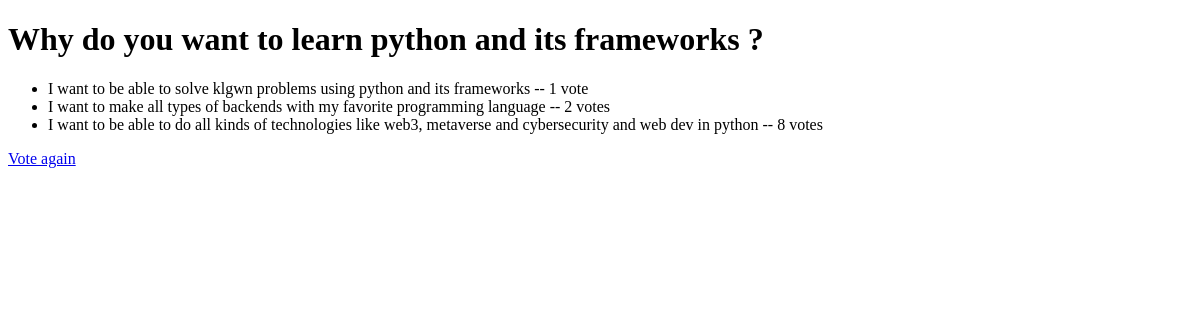
/polls/4/result/, run on an earlier commit of the app's database.
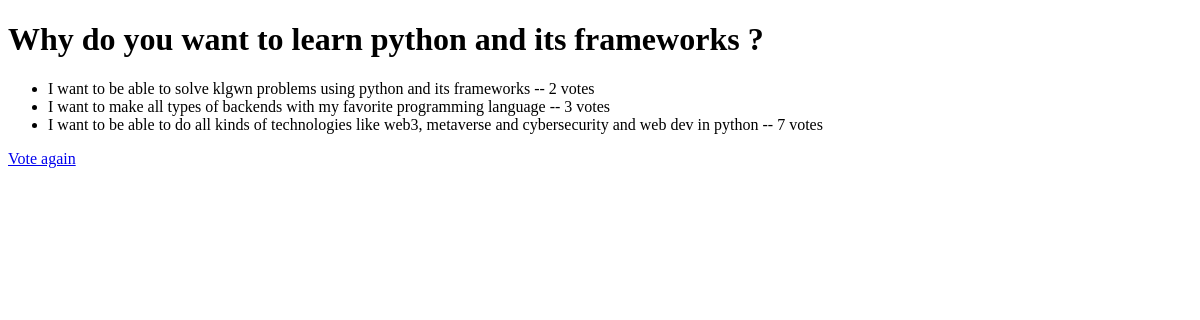
And on a later commit of the database.
### main/models.py (models this page shows, shortened)
class Question(models.Model):
	question_text = models.CharField(max_length=200)
	pub_date = models.DateTimeField("date published")

class Choice(models.Model):
	question = models.ForeignKey(Question, on_delete=models.CASCADE)
	choice_text = models.CharField(max_length=200)
	votes = models.IntegerField(default=0)

### main/views.py (the view)
# urls.py: path("<int:pk>/result/", views.ResultView.as_view(),  name = "result"),
class ResultView(generic.DetailView):
	template_name = 'polls/result.html'
	def get_queryset(self):
		return Question.objects.filter(pub_date__lte=timezone.now())

### main/templates/polls/result.html (shortened to what this page needs)
<!DOCTYPE html>
<html lang="en">
<head>
</head>
<body>
<h1>{{ question.question_text }}</h1>
<ul>
    {% for choice in question.choice_set.all %}
    <li>{{ choice.choice_text }} -- {{ choice.votes }} vote{{ choice.votes|pluralize }}</li>
    {% endfor %}
</ul>
<a href="{% url 'polls:detail' question.id %}">Vote again</a>
</body>
</html>

What changed in the data, as far as the page shows it:
changed Choice "I want to be able to solve klgwn problems using python and its frameworks": votes "1" → "2"
changed Choice "I want to make all types of backends with my favorite programming language": votes "2" → "3"
changed Choice (number 3 of 3 on the later page): votes "8" → "7"
